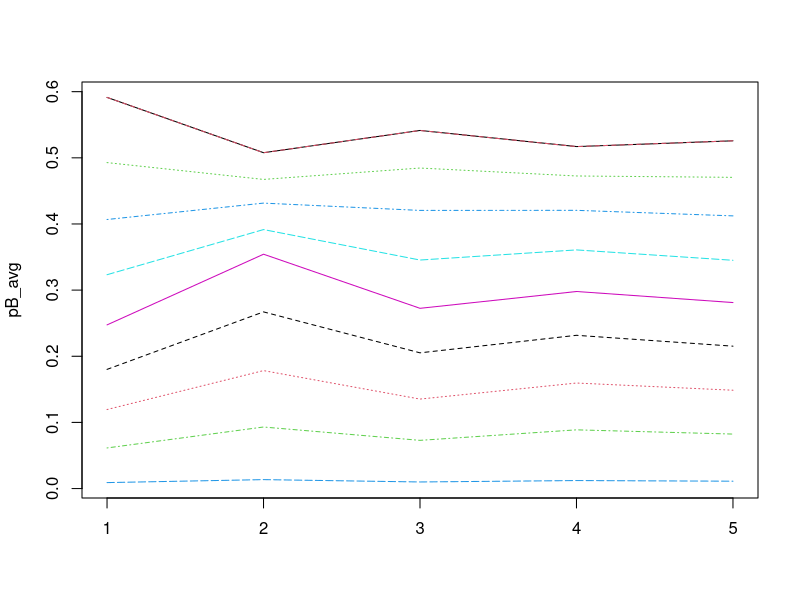
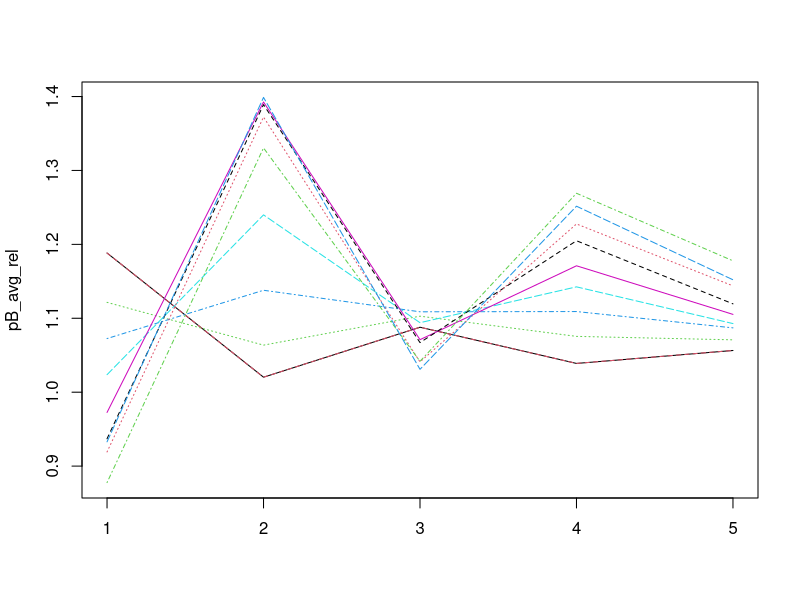
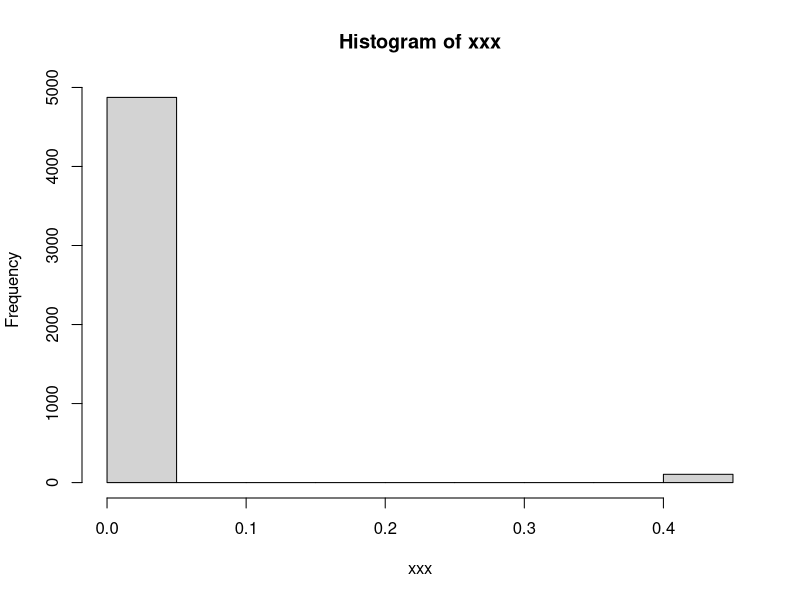
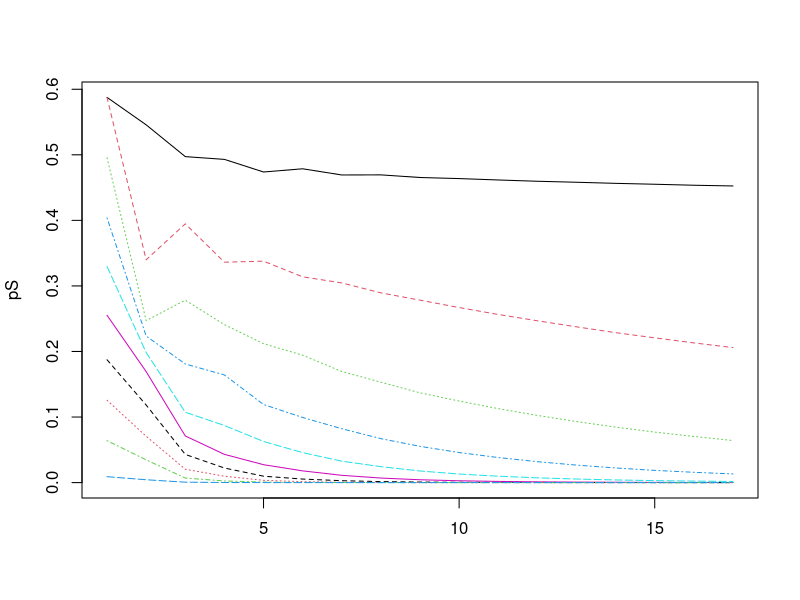
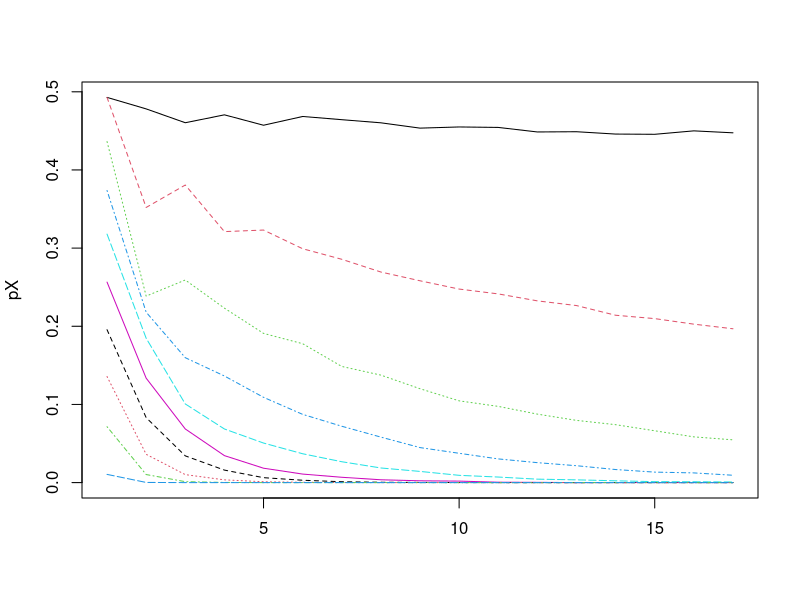
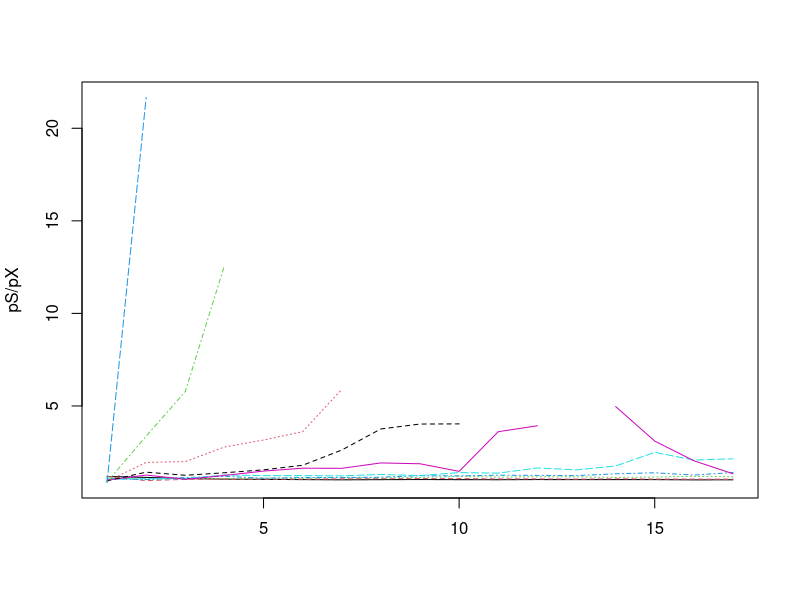

Generate these figures, in order, with R:
## ---- chunk 1
N_sims <- 10000
K <- 5

# gen <- \(n) rbeta(n, 3, 1)
# mu <- 3/4

# gen <- \(n)  dplyr::if_else(runif(n) < 0.5, 0.1, 0.5 + 0.5 * rbeta(n, 2, 1))
# mu <- 0.5 * (0.1 + 0.5 + 1/3)
gen <- \(n)  dplyr::if_else(runif(n) < 0.5, 0.1, 0.5 + 0.5 * runif(n))
mu <- 0.5 * (0.1 + 0.75)
# pgen <- function(s) {
#   dplyr::case_when(s < 0.1 ~ 0,
#                    s < 0.5 ~ 0.5,
#                    TRUE ~ 0.5 + 0.5 * punif((s - 0.5) * 2))
# }

s <- seq(mu + 0.01, 0.99, length.out = 10)


X_matrix <- matrix(gen(N_sims * K), nrow = N_sims)

if(abs(mean(X_matrix) - mu) > 0.01) {
  stop("Suspicious mean")
} 

pB_over_s <- function(s, X) {
  if(mean(X) <= mu) {
    return(NA_real_)
  } else {
    p <- mu / sum(X)
    return(p * sum(X > s))    
  }
}

pB_array <- array(NA_real_, dim = c(N_sims, K, length(s)))

for(k in 1:K) {
  for(s_id in seq_along(s)) {
    pB_array[, k, s_id] <- apply(X_matrix[,1:k, drop = FALSE], MARGIN = 1, FUN = \(X) pB_over_s(s[s_id], X))
  }
}

pB_avg <- apply(pB_array, MARGIN = c(2,3), mean, na.rm = TRUE)
pB_N <- apply(pB_array, MARGIN = c(2,3), \(x) sum(!is.na(x)))
matplot(pB_avg, type = "l")

pX <- 1 - ecdf(X_matrix)(s)
#pX <- ecdf(-X_matrix)(-s)
#pX

pB_avg_rel <- sweep(pB_avg, MARGIN = 2, STATS = pX, FUN = "/")
matplot(pB_avg_rel, type = "l")
pB_avg_rel

xxx <- pB_array[,1,10]
hist(xxx)
# posterior::mcse_mean(xxx[!is.na(xxx)])
## ---- chunk 2
N_sims <- 10000
K <- 17

# gen <- \(n) rbeta(n, 3, 1)
# mu <- 3/4

# gen <- \(n)  dplyr::if_else(runif(n) < 0.5, 0.1, 0.5 + 0.5 * rbeta(n, 2, 1))
# mu <- 0.5 * (0.1 + 0.5 + 1/3)

gen <- \(n)  dplyr::if_else(runif(n) < 0.5, 0.1, 0.5 + 0.5 * runif(n))
mu <- 0.5 * (0.1 + 0.75)


s <- seq(mu + 0.01, 0.99, length.out = 10)


X_matrix <- matrix(gen(N_sims * K), nrow = N_sims)

if(abs(mean(X_matrix) - mu) > 0.01) {
  stop("Suspicious mean")
} 


pS_array <- array(NA_real_, c(K, N_sims, length(s)))

B <- 1000
for(k in 1:K) {
  for(sim in 1:N_sims) {
    probs <- X_matrix[sim, 1:k]
    s_probs <- sum(probs)
    n <- length(probs)
    m_probs <- s_probs/n
    if(m_probs <= mu) {
      pS_array[k, sim,] <- NA_real_
    } else {
      e_probs <- c(probs, 0)
      a <- 1 - mu / m_probs
      p_probs <- c(rep(mu / s_probs, n), a)
      bs_matrix <- matrix(nrow = B, ncol = n, sample(e_probs, prob = p_probs, size = B * n, replace = TRUE))
      bs <- rowMeans(bs_matrix)
      pS_array[k, sim, ] <- 1 - ecdf(bs)(s)
    }
  }
}

pS <- apply(pS_array, MARGIN = c(1,3), FUN = mean, na.rm = TRUE)

cc <- apply(X_matrix, MARGIN = 1, FUN = cumsum)
X_means <- sweep(
  apply(X_matrix, MARGIN = 1, FUN = cumsum),
  MARGIN = 1, STATS = 1:K, FUN = "/")

pX <- matrix(NA_real_, nrow = K, ncol = length(s))
for(s_id in seq_along(s)) {
  pX[,s_id] = rowMeans(X_means > s[s_id])
}

matplot(pS, type = "l")
matplot(pX, type = "l")

matplot(pS / pX, type = "l")

pS / pX
